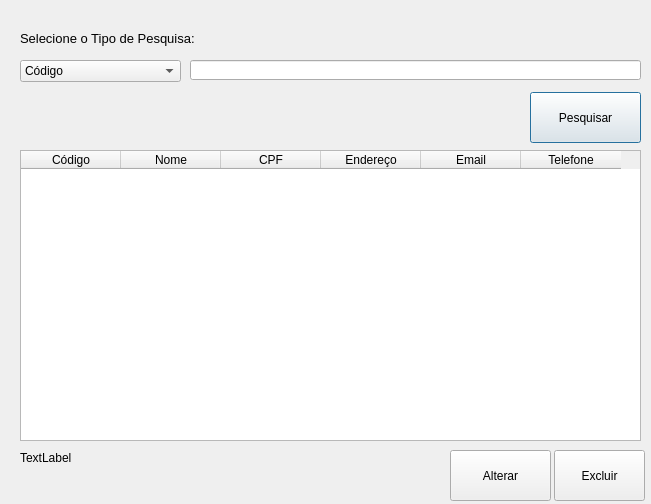
<?xml version="1.0" encoding="UTF-8"?>
<ui version="4.0">
 <class>frmPesqCliente</class>
 <widget class="QDialog" name="frmPesqCliente">
  <property name="geometry">
   <rect>
    <x>0</x>
    <y>0</y>
    <width>651</width>
    <height>504</height>
   </rect>
  </property>
  <property name="windowTitle">
   <string>Lista de Cliente</string>
  </property>
  <widget class="QTableWidget" name="gridCliente">
   <property name="geometry">
    <rect>
     <x>20</x>
     <y>150</y>
     <width>621</width>
     <height>291</height>
    </rect>
   </property>
   <column>
    <property name="text">
     <string>Código</string>
    </property>
   </column>
   <column>
    <property name="text">
     <string>Nome</string>
    </property>
   </column>
   <column>
    <property name="text">
     <string>CPF</string>
    </property>
   </column>
   <column>
    <property name="text">
     <string>Endereço</string>
    </property>
   </column>
   <column>
    <property name="text">
     <string>Email</string>
    </property>
   </column>
   <column>
    <property name="text">
     <string>Telefone</string>
    </property>
   </column>
  </widget>
  <widget class="QLineEdit" name="edtPesquisa">
   <property name="geometry">
    <rect>
     <x>190</x>
     <y>60</y>
     <width>451</width>
     <height>20</height>
    </rect>
   </property>
  </widget>
  <widget class="QComboBox" name="cbPesquisa">
   <property name="geometry">
    <rect>
     <x>20</x>
     <y>60</y>
     <width>161</width>
     <height>22</height>
    </rect>
   </property>
   <item>
    <property name="text">
     <string>Código</string>
    </property>
   </item>
   <item>
    <property name="text">
     <string>Nome</string>
    </property>
   </item>
   <item>
    <property name="text">
     <string>CPF</string>
    </property>
   </item>
  </widget>
  <widget class="QLabel" name="label">
   <property name="geometry">
    <rect>
     <x>20</x>
     <y>30</y>
     <width>271</width>
     <height>16</height>
    </rect>
   </property>
   <property name="font">
    <font>
     <pointsize>10</pointsize>
    </font>
   </property>
   <property name="text">
    <string>Selecione o Tipo de Pesquisa:</string>
   </property>
  </widget>
  <widget class="QPushButton" name="btnPesquisar">
   <property name="geometry">
    <rect>
     <x>530</x>
     <y>92</y>
     <width>111</width>
     <height>51</height>
    </rect>
   </property>
   <property name="text">
    <string>Pesquisar</string>
   </property>
   <property name="icon">
    <iconset>
     <normaloff>../../../TESTANDOOUI/Projeto Python/Imagens/Lupa.png</normaloff>../../../TESTANDOOUI/Projeto Python/Imagens/Lupa.png</iconset>
   </property>
   <property name="iconSize">
    <size>
     <width>30</width>
     <height>30</height>
    </size>
   </property>
  </widget>
  <widget class="QLabel" name="lblTotal">
   <property name="geometry">
    <rect>
     <x>20</x>
     <y>450</y>
     <width>111</width>
     <height>16</height>
    </rect>
   </property>
   <property name="text">
    <string>TextLabel</string>
   </property>
  </widget>
  <widget class="QPushButton" name="btnExcluir">
   <property name="geometry">
    <rect>
     <x>554</x>
     <y>450</y>
     <width>91</width>
     <height>51</height>
    </rect>
   </property>
   <property name="text">
    <string>Excluir</string>
   </property>
   <property name="icon">
    <iconset>
     <normaloff>../../../TESTANDOOUI/Projeto Python/Imagens/delete-icon.png</normaloff>../../../TESTANDOOUI/Projeto Python/Imagens/delete-icon.png</iconset>
   </property>
   <property name="iconSize">
    <size>
     <width>30</width>
     <height>30</height>
    </size>
   </property>
  </widget>
  <widget class="QPushButton" name="btnAlterar">
   <property name="geometry">
    <rect>
     <x>450</x>
     <y>450</y>
     <width>101</width>
     <height>51</height>
    </rect>
   </property>
   <property name="text">
    <string>Alterar</string>
   </property>
   <property name="icon">
    <iconset>
     <normaloff>../../../TESTANDOOUI/Projeto Python/Imagens/editar.png</normaloff>../../../TESTANDOOUI/Projeto Python/Imagens/editar.png</iconset>
   </property>
   <property name="iconSize">
    <size>
     <width>35</width>
     <height>35</height>
    </size>
   </property>
  </widget>
 </widget>
 <resources/>
 <connections/>
</ui>
